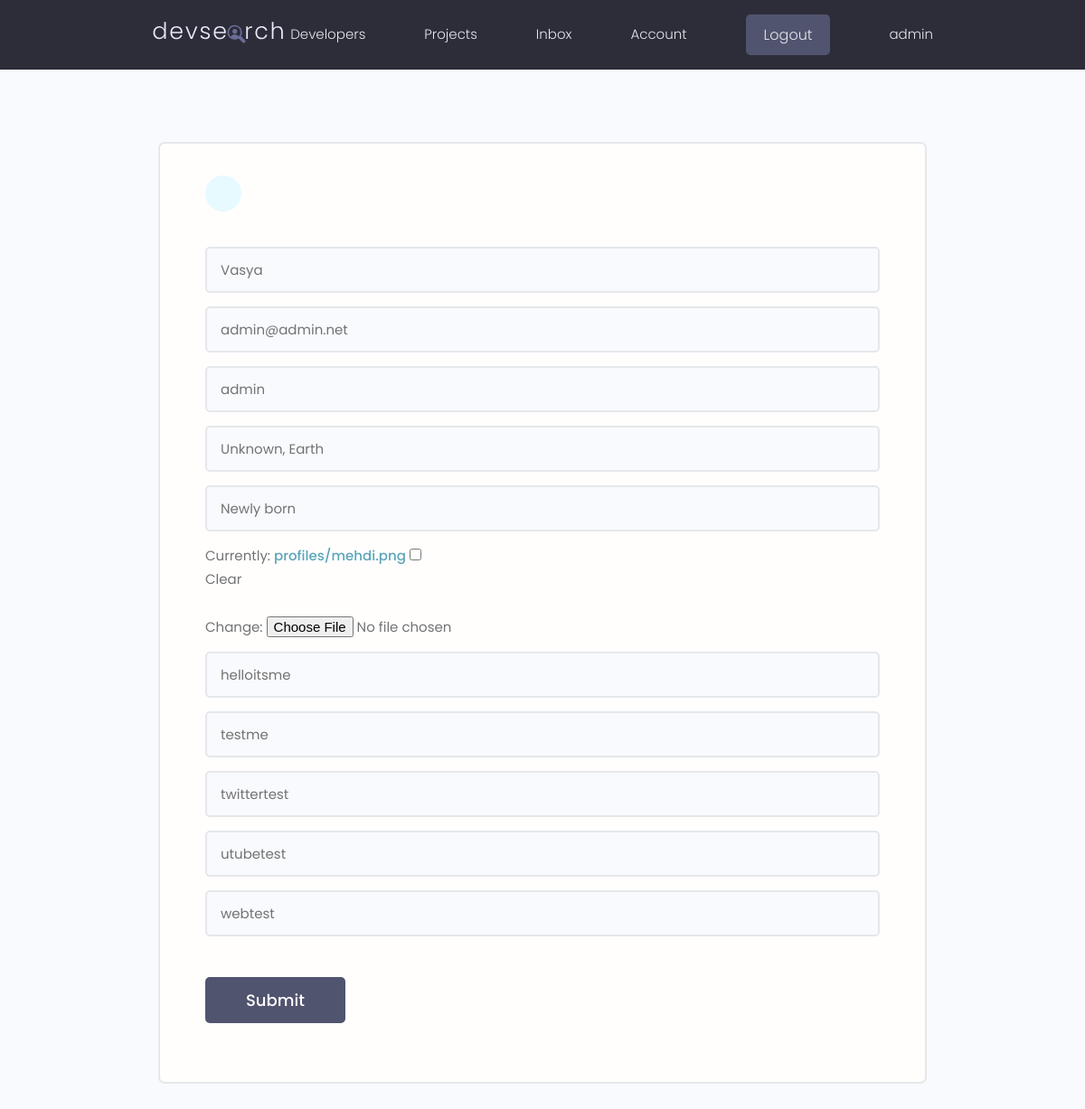
The page /edit-account/ (signed in) on the database its author committed.
### users/models.py (models this page shows, shortened)
class Profile(models.Model):
    user = models.OneToOneField(User, on_delete=models.CASCADE, blank=True, null=True)
    name = models.CharField(max_length=200, blank=True, null=True)
    email = models.EmailField(max_length=500, blank=True, null=True)
    username = models.CharField(max_length=200, blank=True, null=True)
    location = models.CharField(max_length=200, blank=True, null=True)
    short_intro = models.CharField(max_length=200, blank=True, null=True)
    bio = models.TextField(blank=True, null=True)
    profile_image = models.ImageField(
        blank=True,
        null=True,
        upload_to="profiles/",
        default="profiles/user-default.png",
    )
    social_github = models.CharField(max_length=200, blank=True, null=True)
    social_twitter = models.CharField(max_length=200, blank=True, null=True)
    social_linkedin = models.CharField(max_length=200, blank=True, null=True)
    social_youtube = models.CharField(max_length=200, blank=True, null=True)
    social_website = models.CharField(max_length=200, blank=True, null=True)
    created = models.DateTimeField(auto_now_add=True)
    id = models.UUIDField(
        default=uuid.uuid4, unique=True, primary_key=True, editable=False
    )

### users/views.py (the view)
# urls.py: path("edit-account/", views.editAccount, name="edit-account"),
@login_required(login_url='login')
def editAccount(request):
    profile = request.user.profile
    form = ProfileForm(instance=profile)
    if request.method == 'POST':
        form = ProfileForm(request.POST, request.FILES, instance=profile)
        if form.is_valid():
            form.save()
            return redirect('account')
    context = {"form": form}
    return render(request, "users/profile_form.html", context)

### users/forms.py
class ProfileForm(ModelForm):
    class Meta:
        model = Profile
        fields = ["name", "email", "username", 'location', 'short_intro', 'profile_image', 'social_github', 'social_linkedin', 'social_twitter', 'social_youtube', 'social_website']
    def __init__(self, *args, **kwargs):
        super(ProfileForm, self).__init__(*args, **kwargs)
        for name, field in self.fields.items():
            field.widget.attrs.update({"class": "input"})

### users/templates/users/profile_form.html (shortened to what this page needs)
{% extends 'main.html' %}
{% block content %}
<main class="formPage my-xl">
    <div class="content-box">
        <div class="formWrapper">
            <a class="backButton" href="#"></a>
            <br>
            <form class="form" method="POST" action="{% url 'edit-account' %}" enctype="multipart/form-data">
                {% for field in form %}
                <div class="form__field">
                    {{field}}
                </div>
                {% endfor %}
                <input class="btn btn--sub btn--lg  my-md" type="submit" value="Submit" />
            </form>
        </div>
    </div>
</main>
{% endblock content %}

### templates/navbar.html (shortened to what this page needs)
{% load static %}
<header class="header">
    <div class="container container--narrow">
        <a href="{% url 'profiles' %}" class="header__logo">
            <img src="{% static 'images/logo.svg' %}" alt="DevSearch Logo" />
        </a>
        <nav class="header__nav">
            <ul class="header__menu">
                <li class="header__menuItem"><a href="{% url 'profiles' %}">Developers</a></li>
                <li class="header__menuItem"><a href="{% url 'projects' %}">Projects</a></li>
                <li class="header__menuItem"><a href="#">Inbox</a></li>
                {% if request.user.is_authenticated %}
                <li class="header__menuItem"><a href="{% url 'account' %}">Account</a></li>
                <li class="header__menuItem"><a href="{% url 'logout' %}" class="btn btn--sub">Logout</a></li>
                {% else %}
                <li class="header__menuItem"><a href="{% url 'login' %}" class="btn btn--sub">Login/Sign Up</a></li>
                {% endif %}
                <li class="header__menuItem"><a href="#">{{user.username}}</a></li>
            </ul>
        </nav>
    </div>
</header>

### static/styles/app.css (style rules this page uses)
:root { --color-sub: #2d2d39; }
.btn--sub { background-color: var(--color-sub-light); }
img { width: 100%; }
.content-box { width: 95%; max-width: 85rem; margin: 0 auto; }
.header { position: sticky; z-index: 111; background-color: var(--color-sub); padding: 1.5rem 0; }
.header > .container { display: flex; justify-content: space-between; align-items: center; }
.header__logo > img { height: 3.8rem; }
.header__nav > ul { display: inline-flex; align-items: center; list-style: none; gap: 6.5rem; }
.header__menuItem > a { color: var(--color-light); font-weight: 300; }
.backButton { background: var(--color-main-light); color: var(--color-main); width: 4rem; height: 4rem; display: flex; align-items: center; justify-content: center; border-radius: 50%; }
.formPage .formWrapper { list-style: none; background: var(--color-white); padding: 3.5rem 5rem; border: 2px solid var(--color-light); border-radius: 0.7rem; }

### static/uikit/styles/modules/_variables.css (style rules this page uses)
:root { --color-main: #5aa5b9; --color-main-light: #e6faff; --color-sub: #3f4156; --color-sub-light: #51546e; --color-sub-lighter: #ededfd; --color-text: #737373; --color-gray: #8b8b8b; --color-light: #e5e7eb; --color-light-gray: #767676; --color-bg: #f8fafd; --color-white: #fffefd; --color-white-light: #f3f3f3; --color-success: #359e64; --color-success-bg: #def8e8; --color-error: #fc4b0b; --color-error-bg: #fff2ee; --font-base: 'Poppins', arial, helvetica, 'Segoe UI', roboto, ubuntu, sans-serif; --font-monospace: 'Fira Code', 'Courier New', courier, monospace; --font-regular: 300; --font-medium: 500; --font-bold: 700; --generic-shadow: 1px 1px 5px #00000010; --generic-transition: all 0.3s ease-in-out; }

### static/uikit/styles/modules/_base.css (style rules this page uses)
* { margin: 0; padding: 0; box-sizing: border-box; text-rendering: optimizeLegibility; color: inherit; font-size: inherit; }
html { font-size: 50%; }
@media only screen and (min-width: 480px) { html { font-size: 56.25%; } }
@media only screen and (min-width: 1200px) { html { font-size: 62.5%; } }
body { line-height: 1.6; font-weight: 400; font-size: 1.5rem; color: var(--color-text); background-color: var(--color-bg); min-height: 100vh; }

### static/uikit/styles/modules/_typography.css (style rules this page uses)
* { font-family: var(--font-base); }
a { padding-bottom: 2px; text-decoration: none; display: inline-block; color: var(--color-main); font-weight: var(--font-medium); }

### static/uikit/styles/modules/_utilities.css (style rules this page uses)
.container { width: 92%; max-width: 165rem; margin: 0 auto; box-sizing: border-box; }
.container--narrow { width: 92%; max-width: 120rem; }
@media screen and (min-width: 1000px) { .container { width: 90%; } }
@media screen and (min-width: 1000px) { .container--narrow { width: 85%; } }
@media screen and (min-width: 1200px) { .container { width: 80%; } }
@media screen and (min-width: 1200px) { .container--narrow { width: 72%; } }
.my-md { margin: 3rem auto; }
.my-xl { margin: 8rem auto; }

### static/uikit/styles/modules/_button.css (style rules this page uses)
.btn { display: inline-block; position: relative; cursor: pointer; background-color: var(--color-light); font-weight: var(--font-medium); color: var(--color-sub); text-decoration: none; padding: 1rem 2rem; border-radius: 0.5rem; border: none; width: -webkit-fit-content; width: -moz-fit-content; width: fit-content; height: -webkit-fit-content; height: -moz-fit-content; height: fit-content; font-size: 1.6rem; outline-width: 0; outline-color: transparent; -webkit-backface-visibility: hidden; backface-visibility: hidden; transition: all 0.3s ease-in-out; }
.btn--sub { background-color: var(--color-sub); color: var(--color-white); }
.btn--lg { font-size: 1.8rem; padding: 1.2rem 4.5rem; }

### static/uikit/styles/modules/_form.css (style rules this page uses)
.form { display: block; }
.form__field { margin-top: 1.5rem; margin-bottom: 1.5rem; }
.form__label, .form__field > label { display: block; margin-bottom: 0.5rem; color: var(--color-text); }
input.input[type='text'], input.input[type='email'], input.input[type='password'], input.input[type='number'], textarea.input { min-width: 24rem; width: 100%; padding: 1.2rem 1.5rem; border-radius: 0.5rem; border: 2px solid var(--color-light); transition: all 0.3s ease-in-out; background-color: var(--color-bg); }

### rows shown on the page
Profile: form "Vasya" "admin@admin.net" "admin" "Unknown, Earth" "Newly born" "helloitsme" "testme" "twittertest" "utubetest" "webtest"

### other values the page prints
{{ user.username }} "admin"
